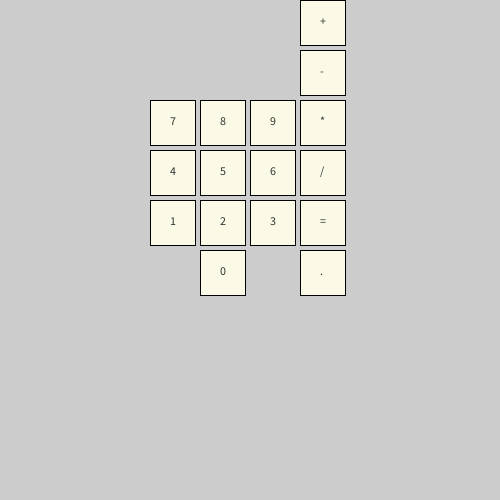
Frame 1 (no input)
Frame 60 (the mouse pressed at the canvas centre just before this capture): identical to frame 1, image omitted
Frame 120 (the mouse held since frame 60 and released just before this capture): identical to frame 1, image omitted

The Processing sketch that drew this single still picture (run headless with seeded random() and noise(); from frame 60 on, the mouse is pressed at the canvas centre):

// Processing sketch: h13_gevorderdeopdracht_2_2
// ── h13_gevorderdeopdracht_2_2.pde
int numButtons, wd, ht, choice;

float acc = 0.0;
int op = 0;
float result = 0;
String num = "";
boolean decPoint = false;

int[] x = {200,150,200,250,150,200,250,150,200,250,300,300,300,300,300,300,300};
int[] y = {250,200,200,200,150,150,150,100,100,100,0,50,100,150,200,250,300};
String keys[] = {"0","1","2","3","4","5","6","7","8","9","+","-","*","/","=",".","C"};

void setup(){
  size(500,500);
  numButtons = 16;
  wd = 45;
  ht = 45;
  
  for(int boxes = 0; boxes < 16; boxes++){
    fill(250,250,230);
    rect(x[boxes], y[boxes],wd,ht);
    fill(50);
    text(keys[boxes],(x[boxes] + 20),(y[boxes] + 25));
  }
}

void draw(){
  
}

void mouseReleased(){
  for(int i = 0; i < numButtons; i++){
    if((x[i] < mouseX) && ( mouseX < (x[i] + wd)) && (y[i] < mouseY) && (mouseY < (y[i]+ht))){
      choice = i;
    }
  }
  if(choice >= 0 && choice <= 9){
    num = num + choice;
  }else if(choice == 15){
  }
}
